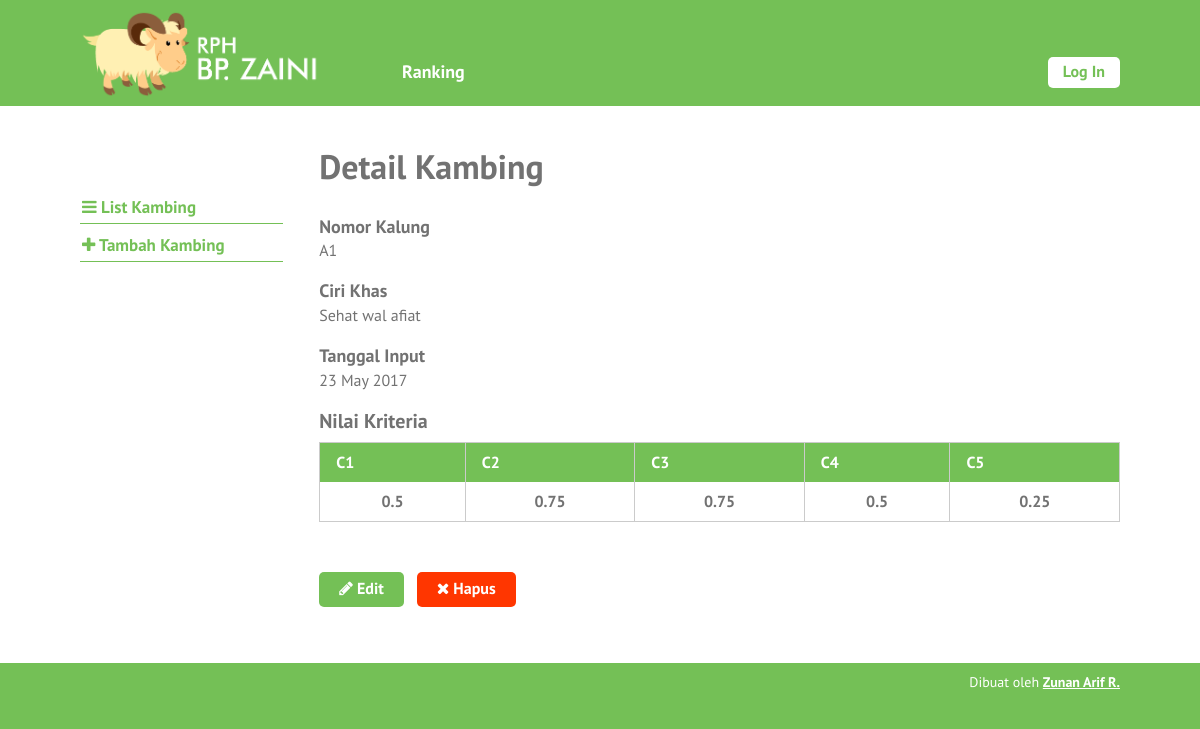
Screenshot of /single-kambing.php?id=6 with the database file from the repository.
### tables this page shows
CREATE TABLE `kambing` (
  `id_kambing` int(10) NOT NULL,
  `no_kalung` varchar(6) NOT NULL,
  `ciri_khas` text NOT NULL,
  `tanggal_input` date NOT NULL
);

CREATE TABLE `nilai_kambing` (
  `id_nilai_kambing` int(11) NOT NULL,
  `id_kambing` int(10) NOT NULL,
  `id_kriteria` int(10) NOT NULL,
  `nilai` float NOT NULL
);

CREATE TABLE `kriteria` (
  `id_kriteria` int(10) NOT NULL,
  `nama` varchar(30) NOT NULL,
  `type` enum('benefit','cost') NOT NULL,
  `bobot` float NOT NULL,
  `ada_pilihan` tinyint(1) DEFAULT NULL,
  `urutan_order` int(2) NOT NULL
);

### single-kambing.php (the view, shortened to what this page needs)
<?php require_once('includes/init.php'); ?>
<?php
$ada_error = false;
$result = '';
$id_kambing = (isset($_GET['id'])) ? trim($_GET['id']) : '';
if(!$id_kambing) {
	$ada_error = 'Maaf, data tidak dapat diproses.';
} else {
	$query = $pdo->prepare('SELECT * FROM kambing WHERE id_kambing = :id_kambing');
	$query->execute(array('id_kambing' => $id_kambing));
	$result = $query->fetch();
}
?>
<?php
$judul_page = 'Detail Kambing';
require_once('template-parts/header.php');
?>
	<div class="main-content-row">
	<div class="container clearfix">
		<?php include_once('template-parts/sidebar-kambing.php'); ?>
		<div class="main-content the-content">
			<h1><?php echo $judul_page; ?></h1>
			<?php if($ada_error): ?>
				<?php echo '<p>'.$ada_error.'</p>'; ?>
			<?php elseif(!empty($result)): ?>
				<h4>Nomor Kalung</h4>
				<p><?php echo $result['no_kalung']; ?></p>
				<h4>Ciri Khas</h4>
				<p><?php echo nl2br($result['ciri_khas']); ?></p>
				<h4>Tanggal Input</h4>
				<p><?php
					$tgl = strtotime($result['tanggal_input']);
					echo date('j F Y', $tgl);
				?></p>
				<?php
				$query2 = $pdo->prepare('SELECT nilai_kambing.nilai AS nilai, kriteria.nama AS nama FROM kriteria
				LEFT JOIN nilai_kambing ON nilai_kambing.id_kriteria = kriteria.id_kriteria
				AND nilai_kambing.id_kambing = :id_kambing ORDER BY kriteria.urutan_order ASC');
				$query2->execute(array(
					'id_kambing' => $id_kambing
				));
				$query2->setFetchMode(PDO::FETCH_ASSOC);
				$kriterias = $query2->fetchAll();
				if(!empty($kriterias)):
				?>
					<h3>Nilai Kriteria</h3>
					<table class="pure-table">
						<thead>
							<tr>
								<?php foreach($kriterias as $kriteria ): ?>
									<th><?php echo $kriteria['nama']; ?></th>
								<?php endforeach; ?>
							</tr>
						</thead>
						<tbody>
							<tr>
								<?php foreach($kriterias as $kriteria ): ?>
									<th><?php echo ($kriteria['nilai']) ? $kriteria['nilai'] : 0; ?></th>
								<?php endforeach; ?>
							</tr>
						</tbody>
					</table>
				<?php
				endif;
				?>
				<p><a href="edit-kambing.php?id=<?php echo $id_kambing; ?>" class="button"><span class="fa fa-pencil"></span> Edit</a> &nbsp; <a href="hapus-kambing.php?id=<?php echo $id_kambing; ?>" class="button button-red yaqin-hapus"><span class="fa fa-times"></span> Hapus</a></p>
			<?php endif; ?>
		</div>
	</div>
	</div>
<?php
require_once('template-parts/footer.php');

### stylesheets/style.css (style rules this page uses)
html,body,div,span,applet,object,iframe,h1,h2,h3,h4,h5,h6,p,blockquote,pre,a,abbr,acronym,address,big,cite,code,del,dfn,em,img,ins,kbd,q,s,samp,small,strike,strong,sub,sup,tt,var,b,u,i,center,dl,dt,dd,ol,ul,li,fieldset,form,label,legend,table,caption,tbody,tfoot,thead,tr,th,td,article,aside,canvas,details,embed,figure,figcaption,footer,header,hgroup,menu,nav,output,ruby,section,summary,time,mark,audio,video { margin:0;padding:0;border:0;font-size:100%;vertical-align:baseline }
body { line-height:1 }
table { border-collapse:collapse;border-spacing:0 }
*,*:before,*:after { -moz-box-sizing:border-box;-webkit-box-sizing:border-box;box-sizing:border-box }
.clearfix:before,.clearfix:after { content:" ";display:table }
.clear,.clearfix:after { clear:both }
a { color:#74c056;text-decoration:none }
.container { max-width:1100px;margin:0 auto;position:relative;padding:0 30px }
body { background:#74c056;font-family:"PT Sans",sans-serif;color:#727272;font-size:14px;line-height:1.3;font-weight:500 }
h1,h2,h3,h4,h5,h6 { font-weight:300 }
.pure-table { border-collapse:collapse;border-spacing:0;empty-cells:show;border:1px solid #cbcbcb;width:100% }
.pure-table td,.pure-table th { border-left:1px solid #cbcbcb;border-width:0 0 0 1px;font-size:inherit;margin:0;overflow:visible;padding:0.5em 1em }
.pure-table td:first-child,.pure-table th:first-child { border-left-width:0 }
.pure-table thead { background-color:#74c056;color:#fff;text-align:left;vertical-align:bottom }
.pure-table thead th { color:#fff }
.the-content { font-size:16px;line-height:1.42857 }
.the-content a { color:#519133 }
.the-content h1,.the-content h2,.the-content h3,.the-content h4,.the-content h5,.the-content h6 { font-weight:700 }
.the-content h1 { font-size:34px;margin:0.8em 0 0.8em;padding:0;line-height:1.2 }
.the-content h3 { font-size:20px;margin:0.8em 0 0.3em }
.the-content h4 { font-size:18px;margin:0.8em 0 0 }
.the-content blockquote,.the-content table,.the-content p,.the-content ul,.the-content ol,.the-content dd,.the-content pre,.the-content iframe,.the-content .flxmap-container,.the-content hr { margin-bottom:1em }
.the-content table { margin-bottom:50px }
.the-content>h1:first-child,.the-content>h3:first-child,.the-content>h2:first-child { margin-top:0 }
.fa { display:inline-block;font:normal normal normal 14px/1 FontAwesome;font-size:inherit;text-rendering:auto;-webkit-font-smoothing:antialiased;-moz-osx-font-smoothing:grayscale }
.fa-remove:before,.fa-close:before,.fa-times:before { content:"\f00d" }
.fa-pencil:before { content:"\f040" }
button,a { -webkit-transition:all .2s ease;-moz-transition:all .2s ease;-o-transition:all .2s ease;transition:all 0.2s ease }
.the-content .button,.button { background:#74c056;color:#fff;display:inline-block;font-size:16px;font-weight:700;line-height:1.2;border:0;font-family:inherit;padding:7px 20px 9px;cursor:pointer;border-radius:5px }
.the-content .button-red,.button-red { background:#ff3600 }
.main-content { float:right;width:77%;padding:40px 0 }

### rows the page displays
kambing: no_kalung "A1", ciri_khas "Sehat wal afiat", tanggal_input "23 May 2017"
nilai_kambing: id_kriteria.nama "C1", nilai "0.5"
nilai_kambing: id_kriteria.nama "C2", nilai "0.75"
nilai_kambing: id_kriteria.nama "C3", nilai "0.75"
nilai_kambing: id_kriteria.nama "C4", nilai "0.5"
nilai_kambing: id_kriteria.nama "C5", nilai "0.25"

### other values shown
$judul_page "Detail Kambing"
